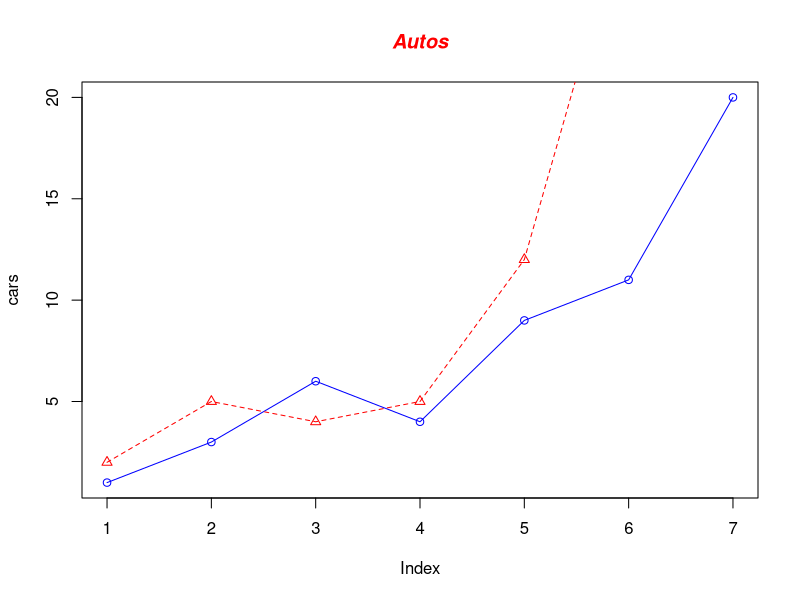

This chart was generated by the following R code:
# # Define the cars vector with 5 values
# cars <- c(1, 3, 6, 4, 9)
# 
# # Graph the cars vector with all defaults
# plot(cars)


# Define the cars vector with 5 values
cars <- c(1, 3, 6, 4, 9, 11, 20)
trucks <- c(2, 5, 4, 5, 12, 30)

class(cars)

# Graph cars using blue points overlayed by a line
plot(cars, type="o", col="blue")

# Graph trucks with red dashed line and square points
lines(trucks, type="o", pch=24, lty=2, col="red")

# Create a title with a red, bold/italic font
title(main="Autos", col.main="red", font.main=4)

